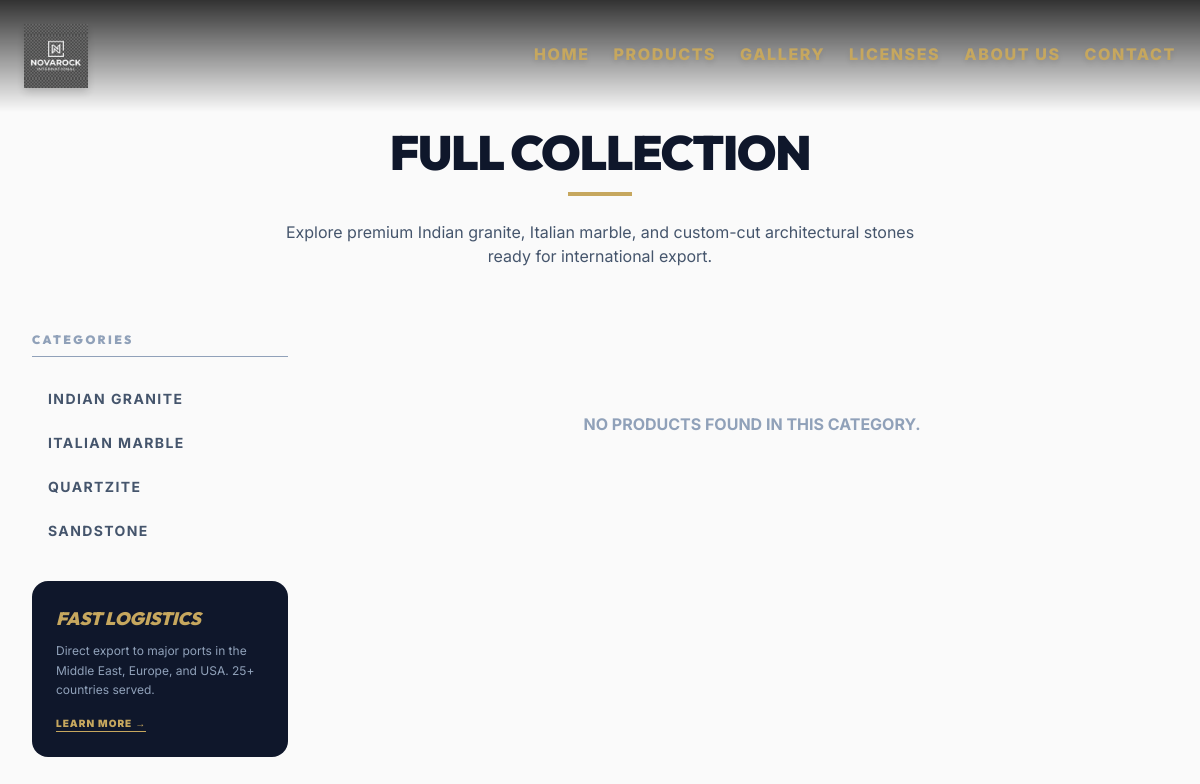
/products.php, run on the app's committed database.
### tables this page shows
CREATE TABLE `categories` (
  `id` int(11) NOT NULL AUTO_INCREMENT,
  `name` varchar(100) NOT NULL,
  `slug` varchar(100) NOT NULL,
  `description` text DEFAULT NULL,
  `image_url` varchar(255) DEFAULT NULL,
  PRIMARY KEY (`id`),
  UNIQUE KEY `slug` (`slug`)
);

### includes/db.php (called while the page is built, shortened)
<?php
function h($str) {
    return htmlspecialchars($str, ENT_QUOTES, 'UTF-8');
}
?>

### products.php (the view, shortened to what this page needs)
<?php include 'includes/header.php'; ?>
<main class="bg-[#fafafa] min-h-screen pt-32 pb-20">
    <div class="max-w-7xl mx-auto px-4 sm:px-6 lg:px-8">
        <div class="mb-16 text-center">
            <h1 class="text-4xl md:text-5xl font-heading font-black text-slate-900 uppercase mb-4 tracking-tight">Full Collection</h1>
            <div class="w-16 h-1 bg-gold mx-auto mb-6"></div>
            <p class="max-w-2xl mx-auto text-slate-600">Explore premium Indian granite, Italian marble, and custom-cut architectural stones ready for international export.</p>
        </div>
        <div class="flex flex-col lg:flex-row gap-12">
            <aside class="w-full lg:w-64 flex-shrink-0">
                <div class="sticky top-32 space-y-8">
                    <div>
                        <h4 class="text-xs font-black uppercase tracking-[0.2em] text-slate-400 mb-6 border-b pb-2">Categories</h4>
                        <div class="space-y-2">
                            <?php
                            $catStmt = $pdo->query("SELECT * FROM categories ORDER BY name ASC");
                            while ($cat = $catStmt->fetch()):
                                $isActive = (isset($_GET['cat']) && $_GET['cat'] == $cat->slug);
                            ?>
                            <a href="products.php?cat=<?php echo $cat->slug; ?>" class="block py-2 px-4 rounded-md text-sm font-bold uppercase tracking-widest transition-colors hover:text-gold <?php echo $isActive ? 'text-gold pl-6 border-l-4 border-gold bg-slate-50' : 'text-slate-600'; ?>">
                                <?php echo h($cat->name); ?>
                            </a>
                            <?php endwhile; ?>
                        </div>
                    </div>
                    <div class="p-6 bg-slate-900 rounded-2xl text-white">
                        <h4 class="font-heading font-black text-lg mb-2 uppercase italic text-gold">Fast Logistics</h4>
                        <p class="text-xs text-slate-400 leading-relaxed">Direct export to major ports in the Middle East, Europe, and USA. 25+ countries served.</p>
                        <a href="contact.php" class="inline-block mt-4 text-[10px] uppercase font-black tracking-widest border-b border-gold text-gold">Learn More →</a>
                    </div>
                </div>
            </aside>
            <div class="flex-grow">
                <div class="grid grid-cols-1 sm:grid-cols-2 xl:grid-cols-3 gap-8">
                    <?php
                    $query = "SELECT p.*, c.name as category_name, c.slug as category_slug,
                              (SELECT url FROM product_images WHERE product_id = p.id LIMIT 1) as main_image
                              FROM products p
                              LEFT JOIN categories c ON p.category_id = c.id";
                    $params = [];
                    $query .= " ORDER BY p.created_at DESC";
                    $stmt = $pdo->prepare($query);
                    $stmt->execute($params);
                    $products = $stmt->fetchAll();
                    if (count($products) == 0):
                        echo '<div class="col-span-full py-20 text-center text-slate-400 font-bold uppercase">No products found in this category.</div>';
                    endif;
                    ?>
                </div>
            </div>
        </div>
    </div>
</main>
<?php include 'includes/footer.php'; ?>

### data on the page
categories: name "INDIAN GRANITE"
categories: name "ITALIAN MARBLE"
categories: name "QUARTZITE"
categories: name "SANDSTONE"

### other printed values
$link['name'] "HOME"
$link['name'] "PRODUCTS"
$link['name'] "GALLERY"
$link['name'] "LICENSES"
$link['name'] "ABOUT US"
$link['name'] "CONTACT"
